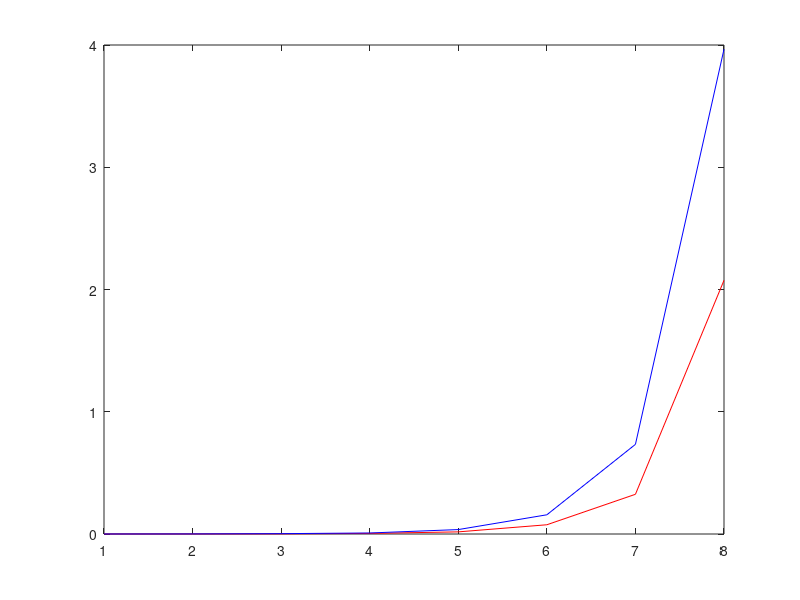

Here is the MATLAB script that generated this plot:
clear;
clc;
fileID = fopen('running_time.txt','r');
formatSpec = '%f %f';
sizeA = [2 Inf];
A = fscanf(fileID,formatSpec,sizeA);
fclose(fileID);
B=A';
plot(B(:,1),'-r');
hold on;
plot(B(:,2),'-b');
